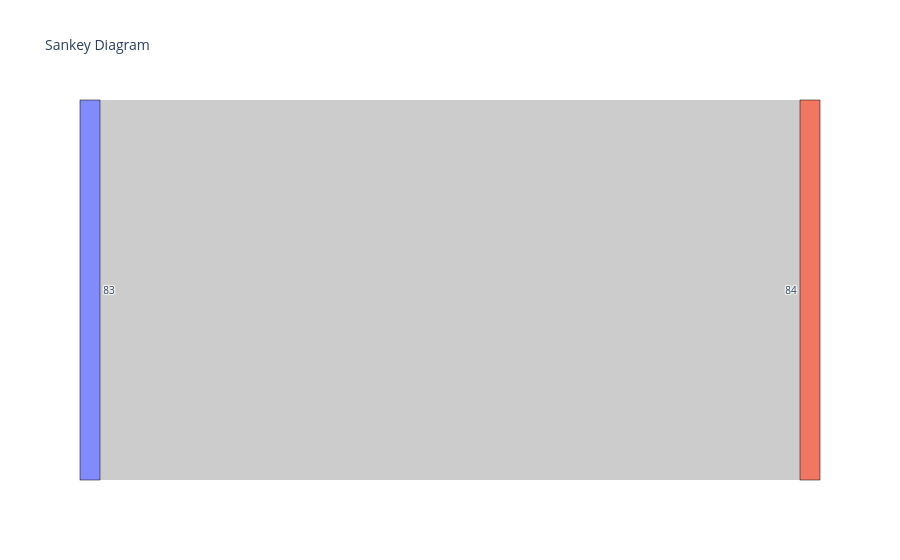

The notebook cell this image was saved under:
### Code cell
import plotly.graph_objects as go

# # Sample data (Source, Target, Value)
# df_data = {
#     'Source': [84, 82, 84, 83 ],
#     'Target': [82, 84, 83, 84],
#     'Value': data['time_between_detections']
# }


labels = list(set(sankey_df['Source']).union(set(sankey_df['Target']))) # [83, 84, 82]
labels.sort()
label_to_index = {label: index for index, label in enumerate(labels)}  # {'83': 0, '84': 1, '82': 2}

# Prepare the Sankey data
sankey_data = {
    'type': 'sankey',
    'node': {
        'pad': 15,
        'thickness': 20,
        'line': {'color': "black", 'width': 0.5},
        'label': labels
    },
    'link': {
        'source': [label_to_index[source] for source in sankey_df['Source']],
        'target': [label_to_index[target] for target in sankey_df['Target']],
        'value': sankey_df['Value']
    }
}

# Create the figure
fig = go.Figure(go.Sankey(sankey_data))
fig.update_layout(title_text="Sankey Diagram", font_size=10)
fig.show()

### Figure 1 — Plotly figure (JSON) as saved in the notebook; plotly's stock layout.template omitted (floating-point values rounded to 4 significant figures)
{"data": [{"link": {"source": [0], "target": [1], "value": [5]}, "node": {"label": ["83", "84"], "line": {"color": "black", "width": 0.5}, "pad": 15, "thickness": 20}, "type": "sankey"}], "layout": {"font": {"size": 10}, "title": {"text": "Sankey Diagram"}}}
